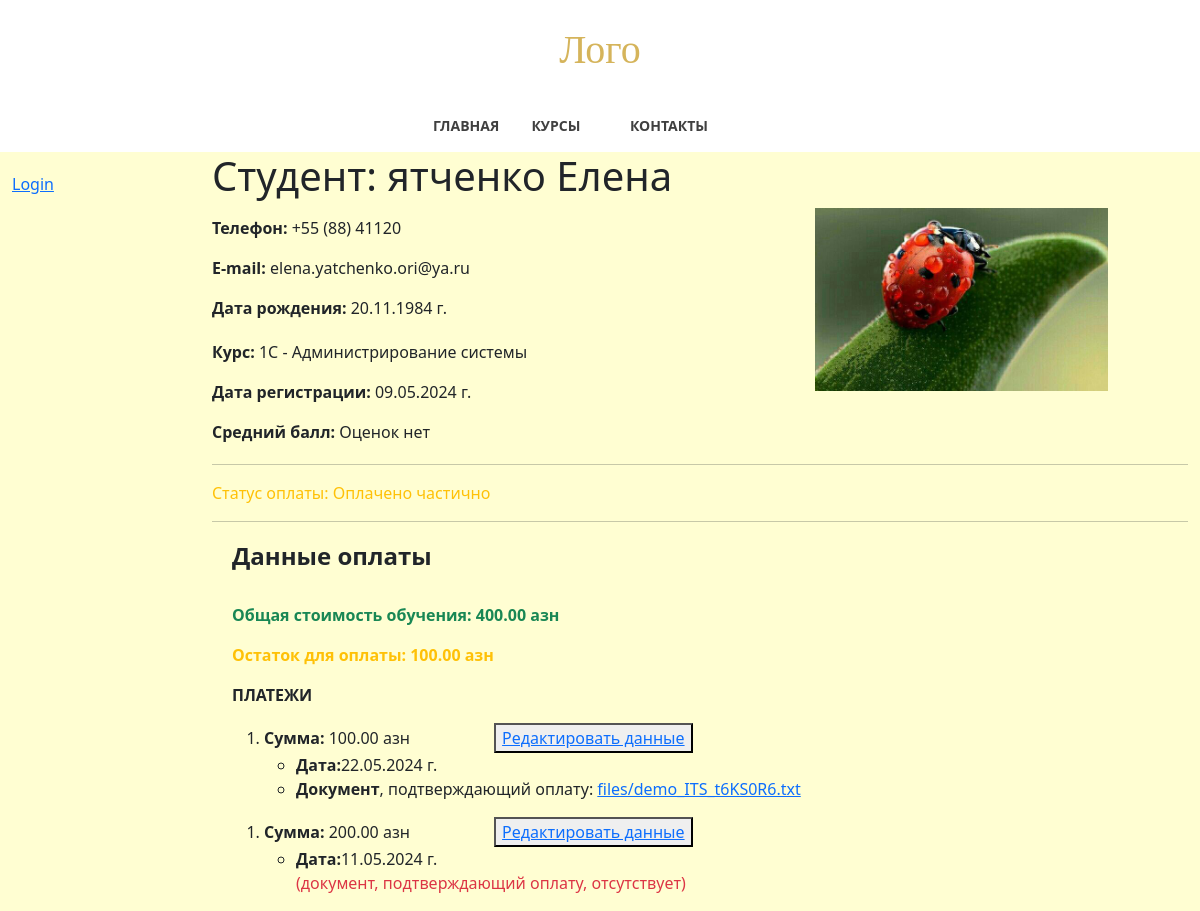
The page /main/student/1 on the database as committed earlier.
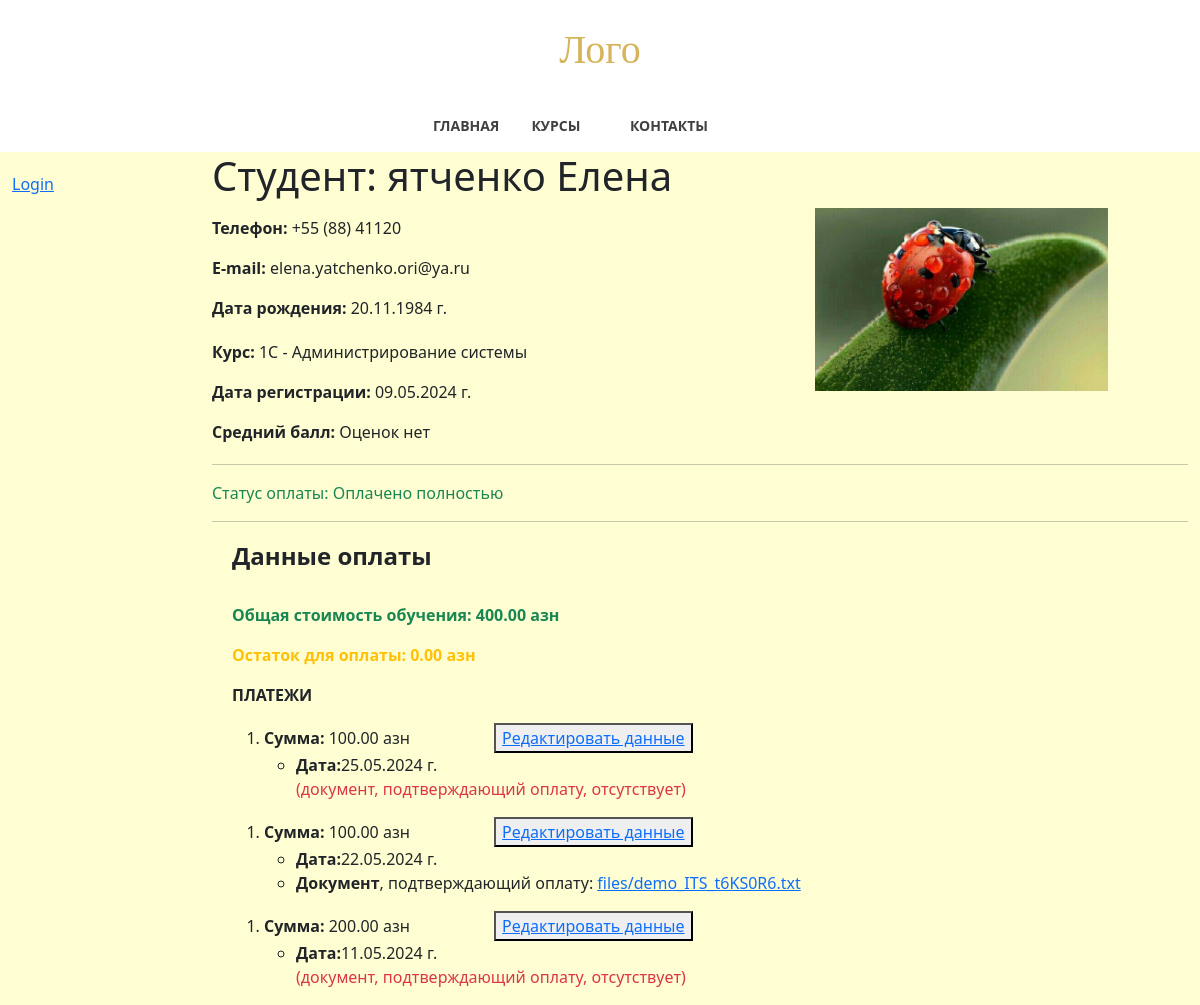
The same page on the database as committed later.
### students_app/models.py (models this page shows, shortened)
class Student(models.Model):
    related_user = models.ForeignKey(User, on_delete=models.CASCADE)
    name = models.CharField(verbose_name="Имя", max_length=50)
    surname = models.CharField(verbose_name="Фамилия", max_length=100)
    phone = models.CharField(verbose_name="Номер телефона", max_length=50)
    date_of_birth = models.DateField()
    course = models.ForeignKey(Course, on_delete=models.PROTECT)
    photo = models.ImageField(upload_to="images/", blank=True, null=True)
    @property
    def full_name(self):
        return f"{self.surname} {self.name}"
    STUDENT_STATUS = [
        ("r", "requested"),
        ("a", "approved"),
        ("f", "finished"),
    ]
    status = models.CharField(
        max_length=50,
        choices=STUDENT_STATUS,
        default="r",
        help_text="Статус студента",
    )
    request_date = models.DateField(auto_now_add=True)
    reg_date = models.DateField(blank=True, null=True)
    updated = models.DateField(auto_now=True)
    is_paid = models.BooleanField(default=False)
    is_deleted = models.BooleanField(default=False)
    deleted = models.DateField(auto_now=True)
    def average_mark(self):
        mark_list = [perf.mark for perf in self.performance_set.all()]
        if mark_list:
            return round(sum(mark_list) / len(mark_list), 2)
        else:
            return "Оценок нет"
    def rest_of_payment(self):
        paid = sum([payment.amount for payment in self.payment_set.all()])
        rest = self.course.total_cost() - paid
        return rest
    class Meta:
        ordering = ["name"]

class Course(models.Model):
    name = models.CharField(max_length=200)
    category = models.ForeignKey(Category, on_delete=models.SET_NULL, null=True)
    summary = models.TextField(max_length=1000, help_text="Краткое описание курса")
    lasting = models.IntegerField(
        default=1, help_text="Продолжительность курса, в месяцах"
    )
    cost = models.DecimalField(
        max_digits=8, decimal_places=2, help_text="Стоимость в месяц, азн"
    )
    added = models.DateField(auto_now_add=True)
    rating = models.DecimalField(max_digits=3, decimal_places=2, blank=True, null=True)
    is_deleted = models.BooleanField(default=False)
    deleted = models.DateField(auto_now=True)
    views_num = models.IntegerField(default=0)
    def total_cost(self):
        return self.lasting * self.cost
    class Meta:
        ordering = ["-name"]
    def __str__(self):
        return self.name

class Payment(models.Model):
    student = models.ForeignKey(Student, on_delete=models.CASCADE)
    amount = models.DecimalField(verbose_name="Сумма", max_digits=8, decimal_places=2)
    paid_date = models.DateField(verbose_name="Дата оплаты", default=date.today)
    document = models.FileField(upload_to="files/", null=True, blank=True)
    added = models.DateField(auto_now_add=True)
    updated = models.DateField(auto_now=True)
    class Meta:
        ordering = ["-paid_date"]
        permissions = (("can_mark_returned", "Set book as returned"),)

### students_app/views.py (the view)
# urls.py: path("student/<int:id>", views.student_detail, name="student-detail"),
def student_detail(request, id):
    student = Student.objects.filter(pk=id, is_deleted=False).first()
    payments = Payment.objects.filter(student=student)
    return render(
        request,
        "students_app/student_detail.html",
        context={"student": student, "payments": payments},
    )

### students_app/templates/students_app/student_detail.html (shortened to what this page needs)
{% extends "base.html" %}
{% block content %}
<h1>Студент: {{ student.full_name }}</h1>
{% if student.photo %}
<p class="photo">
    <img src="{{ student.photo.url }}" class="img-responsive" style="width: 30%; float: right; margin-right: 80px;"
        alt="Ваше фото">
</p>
{% endif %}
<p><strong>Телефон:</strong> {{student.phone}}</p>
<p><strong>E-mail:</strong> {{student.related_user.email}}</p>
<p><strong>Дата рождения:</strong> {{student.date_of_birth|date:"d.m.Y"}} г.</p>
{% if student.status == 'r' %}
<br>
<p><strong>Дата подачи заявки:</strong> {{student.request_date|date:"d.m.Y"}} г.</p>
<button type="button"><a href="{% url 'student-approve' student.pk %}?next={{request.path}}">
        Обработать заявку</a></button>
{% else %}
<div style="margin-top:20px; margin-bottom:20px;">
    <p><strong>Курс:</strong> {{student.course }}</p>
    <p><strong>Дата регистрации:</strong> {{student.reg_date|date:"d.m.Y"}} г.</p>
    <p><strong>Средний балл:</strong> {{student.average_mark}}</p>
</div>
<hr>
<p class="{% if student.is_paid %}text-success{% elif not payments %}text-danger{% else %}text-warning{% endif %}">
    Статус оплаты: {% if student.is_paid %}Оплачено полностью
    {% elif not payments %}Оплаты нет
    {% else %}Оплачено частично{% endif %}</p>
<hr>
<div style="margin-left:20px;margin-top:20px">
    <h4><strong>Данные оплаты</strong></h4>
    <br>
    <p class="text-success"><strong>Общая стоимость обучения: {{ student.course.total_cost}} азн</strong>
    </p>
    <p class="text-warning"><strong>Остаток для оплаты: {{ student.rest_of_payment}} азн</strong>
    </p>
    {% if payments %}
    <p><b>ПЛАТЕЖИ</b></p>
    {% for payment in payments %}
    <ol>
        <li><strong>Сумма: </strong>{{ payment.amount }} азн
            <button type="button" style="margin-left:80px"><a href="{% url 'payment-update' student.id payment.id %}">
                    Редактировать данные</a></button>
            <ul>
                <li><strong>Дата:</strong>{{ payment.paid_date|date:"d.m.Y" }} г.</li>
                {% if payment.document %}
                <li><strong>Документ</strong>, подтверждающий оплату:
                    <a href="{{ payment.document.url }}">{{ payment.document.name }}</a>
                </li>
                {% else %}
                <li class="text-danger" style='list-style-type:none'>(документ, подтверждающий оплату, отсутствует)</li>
                {% endif %}
        </li>
    </ol>
    {% endfor %}
    {% else %}<p class="text-danger"><b>Нет зарегистрированных платежей!</b></p>
    {% endif %}
</div>
{% endif %}
{% endblock %}

### templates/base.html (shortened to what this page needs)
{% load static %}
<html lang="en">
<head>
    <link rel="stylesheet" href="https://cdn.jsdelivr.net/npm/bootstrap@5.3.2/dist/css/bootstrap.min.css" />
    <link rel="stylesheet" href="{% static 'students_app/css/styles.css' %}" />
</head>
<body>
    <header>
        <a href="" class="logo">Лого</a>
        <nav>
            <ul class="topmenu">
                <li><a href="/">Главная</a></li>
                <li><a href="/" class="submenu-link">Курсы</a>
                </li>
                <li><a href="/">Контакты</a></li>
            </ul>
        </nav>
    </header>
    <div class="container-fluid">
        <div class="row">
            <div class="col-sm-2">
                {% block sidebar %}
                <ul class="sidebar-nav">
                    {% if user.is_authenticated %}
                    <li>User: {{ user.first_name }} {{ user.last_name }}</li>
                    <li><a href="{% url 'logout' %}">Logout</a></li>
                    {% else %}
                    <li><a href="{% url 'login' %}?next={{request.path}}">Login</a></li>
                    {% endif %}
                </ul>
                {% endblock %}
            </div>
            <div class="col-sm-10 ">{% block content %}{% endblock %}
            </div>
        </div>
    </div>
</body>
</html>

### students_app/static/students_app/css/styles.css (style rules this page uses)
.sidebar-nav { margin-top: 20px; padding: 0; list-style: none; }
* { box-sizing: border-box; }
body { margin: 0; background: rgb(255, 254, 210); }
header { background: white; text-align: center; }
header a { text-decoration: none; outline: none; display: block; transition: .3s ease-in-out; }
.logo { color: #D5B45B; font-family: 'Playfair Display', serif; font-size: 2.5em; padding: 20px 0; }
nav { display: table; margin: 0 auto; }
nav ul { list-style: none; width: 100%; margin: 0; padding: 0; }
.topmenu:after { content: ""; display: table; clear: both; }
.topmenu>li { width: 25%; float: left; position: relative; font-family: 'Open Sans', sans-serif; }
.topmenu>li>a { text-transform: uppercase; font-size: 14px; font-weight: bold; color: #404040; padding: 15px 30px; }
.submenu-link:after { content: "\f107"; font-family: "FontAwesome"; color: inherit; margin-left: 10px; }

Rows that differ between the two databases and show on the page:
changed Student "ятченко Елена": is_paid False → True (drawn); rest_of_payment "100.00" → "0.00"
added Payment: amount "100.00", paid_date "25.05.2024", shows "(документ, подтверждающий оплату, отсутствует)"
Other text that changed with them:
text no longer shown: "Оплачено частично"
text now shown: "Оплачено полностью"
